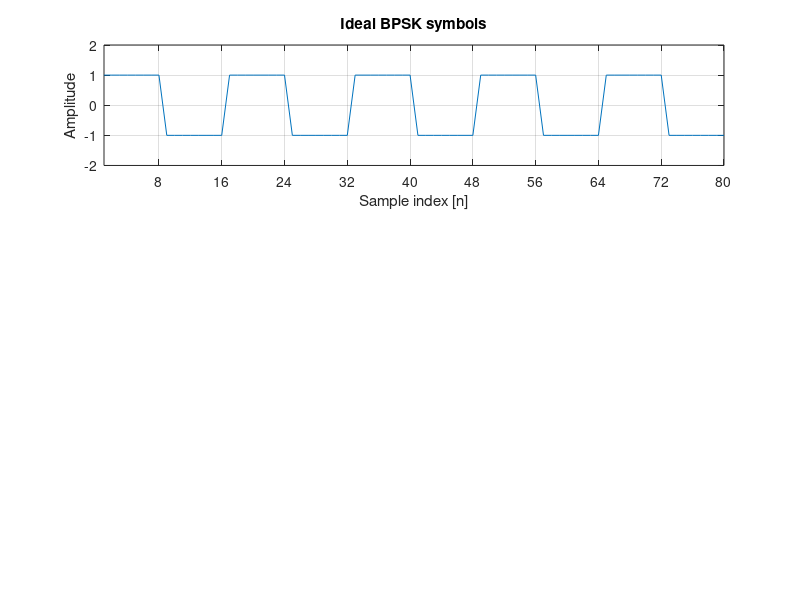

Here is the MATLAB script that generated this plot:
clear all; clc;
n=10; %Number of data symbols
Tsym=8; %Symbol time interms of sample time or oversampling rate equivalently
%data=2*(rand(n,1)&lt;0.5)-1;
data=[1 -1 1 -1 1 -1 1 -1 1 -1]'; %BPSK data
bpsk=reshape(repmat(data,1,Tsym)',n*Tsym,1); %BPSK signal

figure('Color',[1 1 1]);
subplot(3,1,1);
plot(bpsk);
title('Ideal BPSK symbols');
xlabel('Sample index [n]');
ylabel('Amplitude')
set(gca,'XTick',0:8:80);
axis([1 80 -2 2]); grid on;